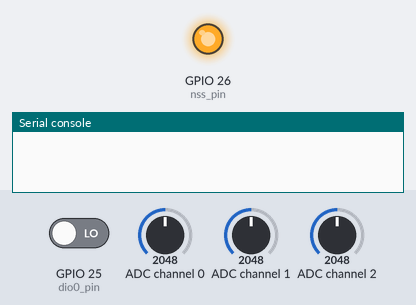
The program below on a simulated ESP32 board running MicroPython. Parts: output pins drawn as LEDs (lit = HIGH), the last lines printed to the serial console. Inputs (shaded band) come from the test bench; at power-on: GPIO 25 (dio0_pin) LOW, ADC channel 0 = 2048, ADC channel 1 = 2048, ADC channel 2 = 2048 (analog values on the 0–4095 scale). No radio messages arrive unless stated (any console line starting 'radio sent:' is added by the test bench); library files of the repository ran but are not shown: 1 file(s); pins used as bus, display or sensor lines are not drawn.

Above: at 1.4 s.
1.5 s: GPIO 25 (dio0_pin) driven HIGH
At 2.5 s:
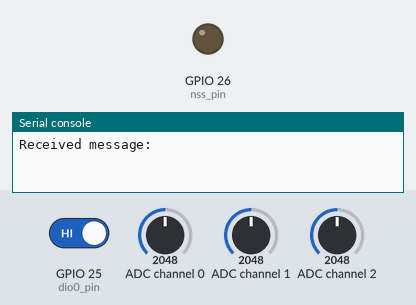
Timing chart, 0 to 4.5 s (numbered marks = the images above; inputs shaded):
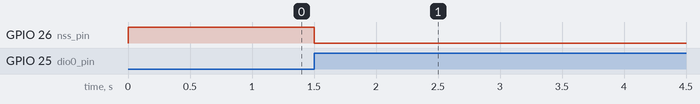

Measured:
- after the input at 1.5 s, GPIO 26 (nss_pin): HIGH → LOW at once

The program:

main.py
```python
#from time import sleep
#import dht
#from bmp180 import BMP180
#from machine import I2C, Pin, ADC
import machine
import time

# Configure SPI communication
spi = machine.SPI(1, baudrate=10000000, polarity=0, phase=0)
nss_pin = machine.Pin(26, machine.Pin.OUT)
reset_pin = machine.Pin(33, machine.Pin.OUT)
dio0_pin = machine.Pin(25, machine.Pin.IN)

# Configure SX1278 module
nss_pin.on()
reset_pin.off()
time.sleep_ms(100)
reset_pin.on()
time.sleep_ms(100)

# Set LoRa parameters
spi.write(b'\x80')  # Write RegOpMode
spi.write(b'\x00')  # Set Sleep mode

spi.write(b'\x82')  # Write RegFrfMsb
spi.write(b'\x02')  # Set frequency to 868 MHz
spi.write(b'\x80')  # Write RegFrfMid
spi.write(b'\xD9')  # Set frequency to 868 MHz
spi.write(b'\x81')  # Write RegFrfLsb
spi.write(b'\x00')  # Set frequency to 868 MHz

spi.write(b'\x8D')  # Write RegPaConfig
spi.write(b'\x84')  # Set PA_BOOST enabled, max power

spi.write(b'\x8E')  # Write RegPaDac
spi.write(b'\x87')  # Set PA_DAC enabled

spi.write(b'\x96')  # Write RegOcp
spi.write(b'\x2B')  # Set OCP to 100 mA

spi.write(b'\x90')  # Write RegLna
spi.write(b'\x03')  # Set LNA gain to max, boost on

# Specify the maximum payload length
MAX_PAYLOAD_LENGTH = 255

# Function to handle interrupts on DIO0 pin
def handle_interrupt(pin):
    # Check if interrupt was triggered by DIO0 pin
    if pin == dio0_pin:
        # Receive data over SPI
        nss_pin.off()
        spi.write(b'\x00')  # Read RegFifo
        payload_length = bytearray(1)  # Create a buffer to hold the payload length
        spi.readinto(payload_length)  # Read payload length into the buffer
        received_data = bytearray(MAX_PAYLOAD_LENGTH)  # Create a buffer with the appropriate size
        spi.readinto(received_data)  # Read payload into the buffer
        nss_pin.on()

        # Convert received bytes to string
        received_string = str(received_data[:payload_length[0]], "utf-8")

        # Print the received string
        print("Received message: {}".format(received_string))

# Configure interrupt handler for DIO0 pin
dio0_pin.irq(trigger=machine.Pin.IRQ_RISING, handler=handle_interrupt)

# Run an infinite loop to keep the code running
while True:
    time.sleep(1)

"""
# Defining which pins to use for the BMP180
i2c = I2C(scl=Pin(5), sda=Pin(18))

# Variable for BMP180
bmp = BMP180(i2c)

# Defining which pins to use for the YL-83
rain_sensor = ADC(Pin(2), atten=ADC.ATTN_11DB)

# Defining which pins to use for the DHT11
dht_sensor = dht.DHT11(Pin(19))

# Defining which pins to use for the wind speed simulator (potentiometer)
wind_pin = ADC(Pin(35), atten=ADC.ATTN_11DB)

# Defining the range of analog values, wind speed, and rainfall intensity
analog_min = 0  # Minimum analog value
analog_max = 4095  # Maximum value (for 12-bit ADC)
wind_speed_min = 0  # Minimum wind speed (km/h)
wind_speed_max = 100  # Maximum wind speed (km/h)
rainfall_intensity_min = 0  # Minimum rainfall intensity (mm/h)
rainfall_intensity_max = 50  # Maximum rainfall intensity (mm/h)

# Calculate the analog value range per unit of wind speed
analog_range_per_wind_unit = (analog_max - analog_min) / (
    wind_speed_max - wind_speed_min
)

# Calculate the analog value range per unit of rainfall intensity
analog_range_per_rain_unit = (analog_max - analog_min) / (
    rainfall_intensity_max - rainfall_intensity_min
)


# Read the analog value and convert it to wind speed
def get_wind_speed():
    analog_value = wind_pin.read()
    wind_speed = (
        analog_value - analog_min
    ) / analog_range_per_wind_unit + wind_speed_min
    return wind_speed


# Read the analog value and convert it to rain intensity
def get_rain_intensity():
    analog_value = rain_sensor.read()
    rain_intensity = (
        analog_value - analog_min
    ) / analog_range_per_rain_unit + rainfall_intensity_min
    return rain_intensity


# Calculate the average of a list of values
def calculate_average(values):
    if len(values) > 0:
        return sum(values) / len(values)
    else:
        return 0


# Loop to get data from sensors and send data via LoRa
while True:
    try:
        # Lists to store measurements for averaging
        temperature_values = []
        pressure_values = []
        humidity_values = []
        rainfall_intensity_values = []
        wind_speed_values = []

        for _ in range(10):
            # Temperature & Pressure Readings
            temp = bmp.temperature
            pressure = bmp.pressure
            temperature_values.append(temp)
            pressure_values.append(pressure)

            # Humidity Readings
            dht_sensor.measure()
            humidity = dht_sensor.humidity()
            humidity_values.append(humidity)

            # Rain Readings
            rainfall_intensity = get_rain_intensity()
            rainfall_intensity_values.append(rainfall_intensity)

            # Wind Speed Readings
            wind_speed = get_wind_speed()
            wind_speed_values.append(wind_speed)

            # Wait 2 seconds between measurements
            sleep(2)

        # Calculate the average values
        avg_temperature = calculate_average(temperature_values)
        avg_pressure = calculate_average(pressure_values)
        avg_humidity = calculate_average(humidity_values)
        avg_rainfall_intensity = calculate_average(rainfall_intensity_values)
        avg_wind_speed = calculate_average(wind_speed_values)

        # Print the average values
        print("Average Temperature: {} °C".format(avg_temperature))
        print("Average Pressure: {} Pa".format(avg_pressure))
        print("Average Humidity: {}%".format(avg_humidity))
        print("Average Rain Intensity: {:.2f} mm/h".format(avg_rainfall_intensity))
        print("Average Wind Speed: {:.2f} km/h".format(avg_wind_speed))

        # Wait 2 minutes
        sleep(15)
    except OSError as e:
        print("Failed to read from one of the sensors.")
"""
```
